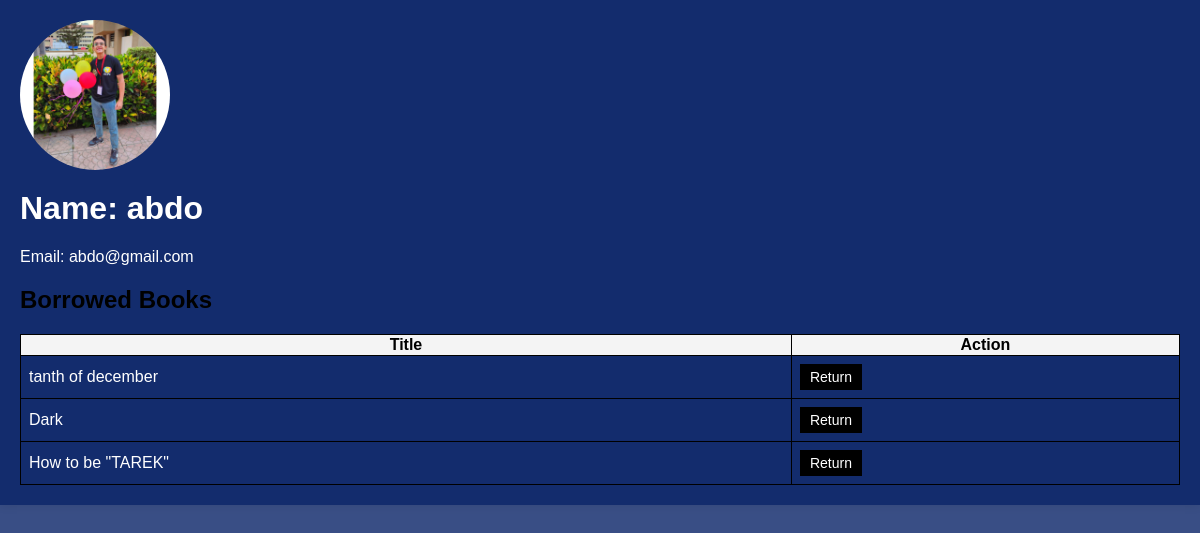
Screenshot of /userBookList/ (signed in) with the database file from the repository.
### workingApp/models.py (models this page shows, shortened)
class UserProfile(models.Model):
    user = models.OneToOneField(User, on_delete=models.CASCADE)
    userPhoto=models.ImageField(upload_to='photo', blank=True, null=True)
    is_admin = models.BooleanField(default=False)
    book_list = models.ManyToManyField('Book', blank=True)

class Book(models.Model):
    BOOK_CATEGORIES = (
        ('FICTION', 'Fiction'),
        ('NON_FICTION', 'Non-fiction'),
        ('SCIENCE', 'Science'),
        ('HISTORY', 'History'),
        ('BIOGRAPHY', 'Biography'),
    )
    id = models.IntegerField(primary_key=True)
    title = models.CharField(max_length=200)
    author = models.CharField(max_length=100)
    isbn = models.CharField(max_length=13 ,null=True)
    pub_date = models.DateField(null=True)
    image = models.ImageField(upload_to='photo', blank=True, null=True)
    details = models.TextField(null=True, blank=True)
    available = models.BooleanField(default=True)
    category = models.CharField(max_length=100, choices=BOOK_CATEGORIES)
    borrowingDate=models.TimeField(null=True)

### workingApp/views.py (the view)
# urls.py: path('userBookList/',views.userBookList,name='userBookList'),
def userBookList(request):
    user_profile = UserProfile.objects.get(user=request.user)
    books = user_profile.book_list.all()
    context = {
        'books': books,
        'user_profile': user_profile,
        'user': request.user,
    }
    return render(request, 'pages/userBookList.html', context)

### templates/pages/userBookList.html (shortened to what this page needs)
{% load static %}
<!DOCTYPE html>
<html lang="en">
<head>
</head>
<body>
    <div class="profile-container">
        <div class="profile-photo">
            {% if user_profile.userPhoto %}
                <img src="{{ user_profile.userPhoto.url }}" alt="Profile Photo">
            {% else %}
                <img src="{% static 'default-profile.png' %}" alt="Default Profile Photo">
            {% endif %}
        </div>
        <div class="profile-info">
            <h1>Name: {{ user.username }}</h1>
            <p>Email: {{ user.email }}</p>
            <h2>Borrowed Books</h2>
            <table>
                <thead>
                    <tr>
                        <th>Title</th>
                        <th>Action</th>
                    </tr>
                </thead>
                <tbody>
                    {% for book in books %}
                    <tr id="book-{{ book.id }}">
                        <td>{{ book.title }}</td>
                        <td>
                            <form id="returnBookForm-{{ book.id }}" method="post" action="{% url 'return_book' %}">
                                <button type="submit" onclick="returnBook(event, {{ book.id }})">Return</button>
                            </form>
                        </td>
                    </tr>
                {% endfor %}
                </tbody>
            </table>
        </div>
    </div>
</body>
</html>

### templates/pages/userBookList.html (style rules this page uses)
body { font-family: Arial, sans-serif; margin: 0; padding: 0; background-color: rgba(10, 37, 105, 0.808); height: 100vh; display: flex; justify-content: center; align-items: center; align-items: flex-start; }
.profile-container { display: flex; flex-direction: column; width: 100%; height: auto; background-color: rgba(10, 37, 105, 0.808);; box-shadow: 0 0 10px rgba(0, 0, 0, 0.1); max-width: 1400px; padding: 20px; box-sizing: border-box; }
.profile-photo { display: flex; justify-content: flex-start; align-items: center; margin-bottom: 20px; }
.profile-photo img { width: 150px; height: 150px; border-radius: 50%; }
.profile-info { flex: 1; }
.profile-info h1 { margin-top: 0; color: white; }
.profile-info h2 { margin-top: 20px; }
.profile-info p { color: white; }
table { width: 100%; border-collapse: collapse; margin-top: 20px; }
table, th, td { border: 1px solid #000; }
td { color: #fff; padding: 8px; text-align: left; }
th { background-color: #f4f4f4; }
button { background-color: #000; color: white; border: none; padding: 5px 10px; text-align: center; text-decoration: none; display: inline-block; font-size: 14px; cursor: pointer; }

### rows the page displays
UserProfile: userPhoto (picture)
Book: title "tanth of december"
Book: title "Dark"
Book: title "How to be \"TAREK\""

### other values shown
{{ user.username }} "abdo"
{{ user.email }} "abdo@gmail.com"
